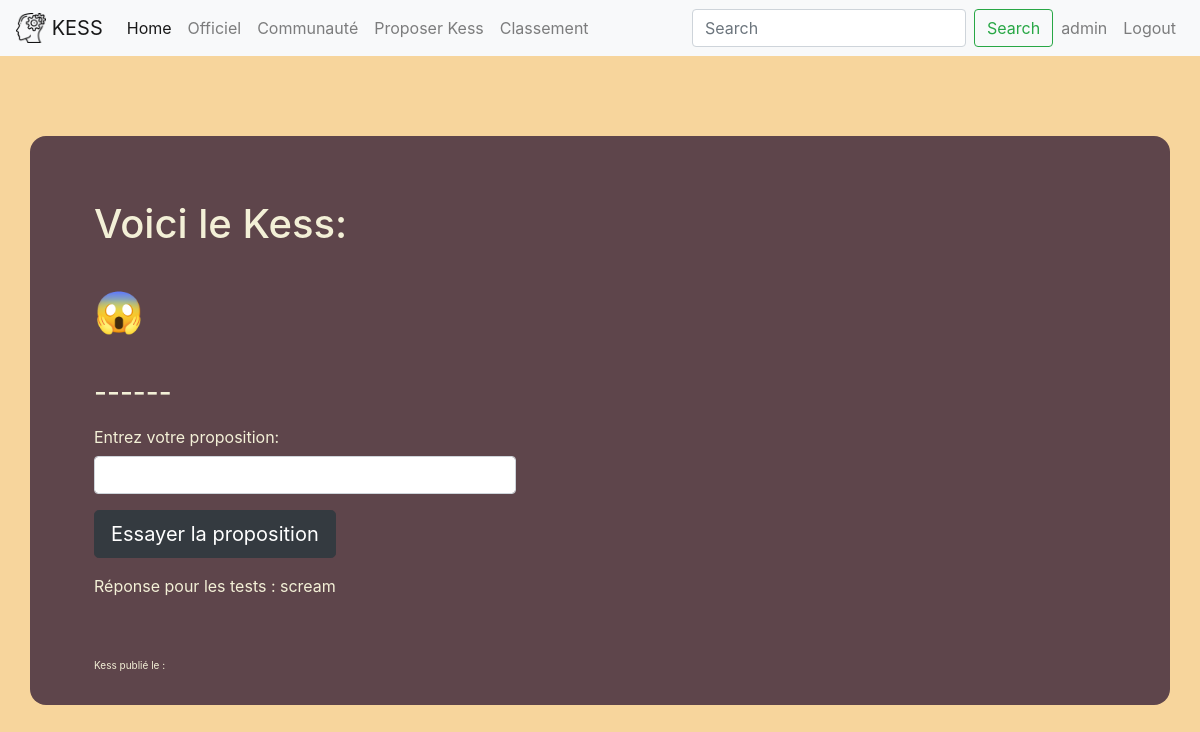
Page /kess/1/ (signed in) on the earlier database version.
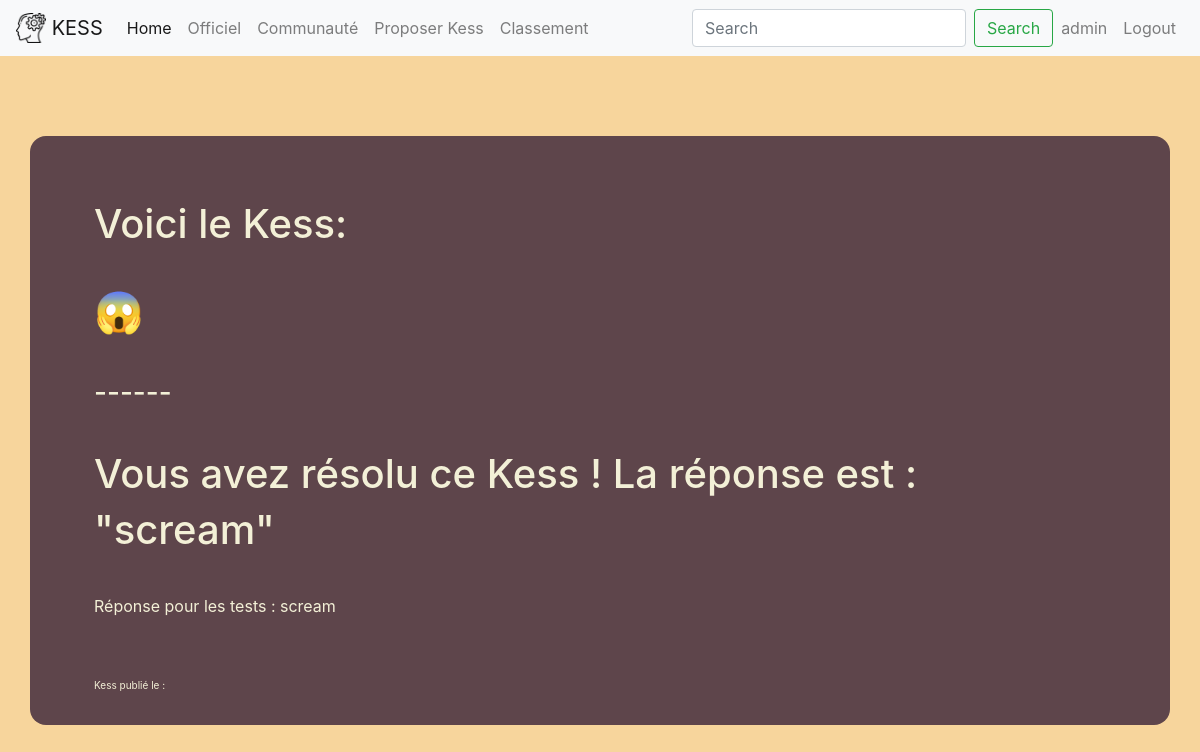
Same page on the later database version.
### kess/models.py (models this page shows, shortened)
class Kess(models.Model):
    emoji = models.CharField(max_length=200, unique=True)
    reponse = models.CharField(max_length=200)
    is_staff = models.BooleanField(default=False)
    is_ready_to_publish = models.BooleanField(default=False)
    published_at = models.DateTimeField('date published')
    created_at = models.DateTimeField('date created')
    category = models.CharField(
        max_length=200,
        choices=[(tag.value, tag.value) for tag in CategoryChoice],
        default=CategoryChoice.DIVERS
    )
    foundList = models.TextField(default='', blank=True)
    """
    ==============================================================
    USER PART
    ==============================================================
    """

### kess/views.py (the view, shortened to what this page needs)
# urls.py: path('<int:kess_id>/', views.detail, name='detail'),
def detail(request, kess_id):
    kess = get_object_or_404(Kess, pk=kess_id)
    user = request.user
    kess_hint = ''
    foundList = kess.foundList.split(',')
    answer_state = user.name in kess.foundList
    isLessThan3Days = datetime.now(timezone.utc) < kess.published_at + timedelta(days=3)
    if not isLessThan3Days:
        for letter in kess.reponse:
            if ' ' in letter:
                kess_hint += ' '
            else:
                kess_hint += '-'
    else:
        kess_hint = "Vous aurez l'indice quand le Kess sera publié depuis 3 jours."
    return render(request, 'kess/detail.html', {'kess': kess,
                                                'is_answer_valide': answer_state,
                                                'kess_hint': kess_hint
                                                })

### kess/auth.py (called while the page is built)
    def get_user(self, user_id) -> typing.Optional[User]:
        try:
            return User.objects.get(id=user_id)
        except User.DoesNotExist:
            return None

### kess/templates/kess/detail.html (shortened to what this page needs)
{% include "kess/header.html" %}
{% load static %}
<link rel="stylesheet" href="https://stackpath.bootstrapcdn.com/bootstrap/4.3.1/css/bootstrap.min.css"
>
<link rel="stylesheet" type="text/css" href="{% static 'kess/style.css' %}">
<div class="container">
    <h1 class="title_detail">Voici le Kess: </h1>
    <h1 class="kess_img">{{ kess.emoji }}</h1>
    <h3>{{kess_hint}}</h3>
    {% if user.is_authenticated %}
        {% if is_answer_valide %}
        <div class="detail_answer">
            <h1>Vous avez résolu ce Kess ! La réponse est : </h1>
            <h1>"{{kess.reponse}}"</h1>
        </div>
        {% else %}
        <form action="" method="POST" class="">
            <div class="form-group">
                <label class="col-form-label" for="answer">Entrez votre proposition: </label>
                <input class="form-control col-lg-5" type="answer" name="answer" id="answer" required>
            </div>
            <div class="form-group">
                <input class="btn btn-lg btn-dark" type="submit" value="Essayer la proposition">
            </div>
        </form>
        {% endif %}
        <span>Réponse pour les tests : {{kess.reponse}}</span>
    {% else %}
        <br>
        <span>⚠️ Vous devez être connecté pour proposer une réponse</span>
        <br>
        <a class="removeHyperlinkStyling" href="{% url 'login'%}?next={{request.path}}">Se connecter ?</a>
    {% endif %}
    <p class="detail-publication-date">Kess publié le : {{ kess.date }}</p>
</div>

Differences in the rows shown:
changed Kess "scream": reponse (not shown) → "scream"
Other differences:
form field value: "Essayer la proposition" → (not shown)
text no longer shown: "Entrez votre proposition:"
text now shown: "Vous avez résolu ce Kess ! La réponse est : \" \""
